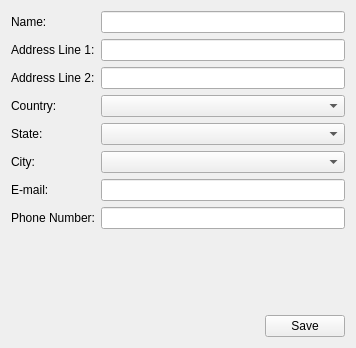
<?xml version="1.0" encoding="UTF-8"?>
<ui version="4.0">
 <class>Form</class>
 <widget class="QWidget" name="Form">
  <property name="geometry">
   <rect>
    <x>0</x>
    <y>0</y>
    <width>356</width>
    <height>348</height>
   </rect>
  </property>
  <property name="windowTitle">
   <string>Form</string>
  </property>
  <layout class="QVBoxLayout" name="verticalLayout">
   <item>
    <layout class="QFormLayout" name="formLayout">
     <item row="0" column="0">
      <widget class="QLabel" name="label">
       <property name="text">
        <string>Name:</string>
       </property>
      </widget>
     </item>
     <item row="0" column="1">
      <widget class="QLineEdit" name="nameLineEdit"/>
     </item>
     <item row="1" column="0">
      <widget class="QLabel" name="label_2">
       <property name="text">
        <string>Address Line 1:</string>
       </property>
      </widget>
     </item>
     <item row="1" column="1">
      <widget class="QLineEdit" name="addressLine2LineEdit"/>
     </item>
     <item row="2" column="0">
      <widget class="QLabel" name="label_3">
       <property name="text">
        <string>Address Line 2:</string>
       </property>
      </widget>
     </item>
     <item row="2" column="1">
      <widget class="QLineEdit" name="addressLine1LineEdit"/>
     </item>
     <item row="3" column="1">
      <widget class="QComboBox" name="countryComboBox"/>
     </item>
     <item row="3" column="0">
      <widget class="QLabel" name="label_4">
       <property name="text">
        <string>Country:</string>
       </property>
      </widget>
     </item>
     <item row="4" column="0">
      <widget class="QLabel" name="label_5">
       <property name="text">
        <string>State:</string>
       </property>
      </widget>
     </item>
     <item row="4" column="1">
      <widget class="QComboBox" name="stateComboBox"/>
     </item>
     <item row="5" column="0">
      <widget class="QLabel" name="label_6">
       <property name="text">
        <string>City:</string>
       </property>
      </widget>
     </item>
     <item row="5" column="1">
      <widget class="QComboBox" name="cityComboBox"/>
     </item>
     <item row="6" column="0">
      <widget class="QLabel" name="label_7">
       <property name="text">
        <string>E-mail:</string>
       </property>
      </widget>
     </item>
     <item row="6" column="1">
      <widget class="QLineEdit" name="emailLineEdit"/>
     </item>
     <item row="7" column="0">
      <widget class="QLabel" name="label_8">
       <property name="text">
        <string>Phone Number:</string>
       </property>
      </widget>
     </item>
     <item row="7" column="1">
      <widget class="QLineEdit" name="phoneNumberLineEdit"/>
     </item>
    </layout>
   </item>
   <item>
    <spacer name="verticalSpacer">
     <property name="orientation">
      <enum>Qt::Vertical</enum>
     </property>
     <property name="sizeHint" stdset="0">
      <size>
       <width>20</width>
       <height>44</height>
      </size>
     </property>
    </spacer>
   </item>
   <item>
    <layout class="QHBoxLayout" name="horizontalLayout">
     <item>
      <spacer name="horizontalSpacer">
       <property name="orientation">
        <enum>Qt::Horizontal</enum>
       </property>
       <property name="sizeHint" stdset="0">
        <size>
         <width>40</width>
         <height>20</height>
        </size>
       </property>
      </spacer>
     </item>
     <item>
      <widget class="QPushButton" name="saveBtn">
       <property name="text">
        <string>Save</string>
       </property>
      </widget>
     </item>
    </layout>
   </item>
  </layout>
 </widget>
 <resources/>
 <connections>
  <connection>
   <sender>saveBtn</sender>
   <signal>clicked()</signal>
   <receiver>Form</receiver>
   <slot>save()</slot>
   <hints>
    <hint type="sourcelabel">
     <x>293</x>
     <y>327</y>
    </hint>
    <hint type="destinationlabel">
     <x>251</x>
     <y>291</y>
    </hint>
   </hints>
  </connection>
  <connection>
   <sender>nameLineEdit</sender>
   <signal>returnPressed()</signal>
   <receiver>addressLine2LineEdit</receiver>
   <slot>setFocus()</slot>
   <hints>
    <hint type="sourcelabel">
     <x>107</x>
     <y>27</y>
    </hint>
    <hint type="destinationlabel">
     <x>112</x>
     <y>42</y>
    </hint>
   </hints>
  </connection>
  <connection>
   <sender>addressLine2LineEdit</sender>
   <signal>returnPressed()</signal>
   <receiver>addressLine1LineEdit</receiver>
   <slot>setFocus()</slot>
   <hints>
    <hint type="sourcelabel">
     <x>132</x>
     <y>60</y>
    </hint>
    <hint type="destinationlabel">
     <x>137</x>
     <y>77</y>
    </hint>
   </hints>
  </connection>
  <connection>
   <sender>addressLine1LineEdit</sender>
   <signal>returnPressed()</signal>
   <receiver>countryComboBox</receiver>
   <slot>setFocus()</slot>
   <hints>
    <hint type="sourcelabel">
     <x>156</x>
     <y>85</y>
    </hint>
    <hint type="destinationlabel">
     <x>156</x>
     <y>123</y>
    </hint>
   </hints>
  </connection>
  <connection>
   <sender>emailLineEdit</sender>
   <signal>returnPressed()</signal>
   <receiver>phoneNumberLineEdit</receiver>
   <slot>setFocus()</slot>
   <hints>
    <hint type="sourcelabel">
     <x>156</x>
     <y>206</y>
    </hint>
    <hint type="destinationlabel">
     <x>157</x>
     <y>240</y>
    </hint>
   </hints>
  </connection>
  <connection>
   <sender>phoneNumberLineEdit</sender>
   <signal>returnPressed()</signal>
   <receiver>saveBtn</receiver>
   <slot>click()</slot>
   <hints>
    <hint type="sourcelabel">
     <x>205</x>
     <y>246</y>
    </hint>
    <hint type="destinationlabel">
     <x>298</x>
     <y>328</y>
    </hint>
   </hints>
  </connection>
  <connection>
   <sender>stateComboBox</sender>
   <signal>currentIndexChanged(int)</signal>
   <receiver>Form</receiver>
   <slot>setCityModel()</slot>
   <hints>
    <hint type="sourcelabel">
     <x>148</x>
     <y>149</y>
    </hint>
    <hint type="destinationlabel">
     <x>149</x>
     <y>307</y>
    </hint>
   </hints>
  </connection>
  <connection>
   <sender>countryComboBox</sender>
   <signal>currentIndexChanged(int)</signal>
   <receiver>Form</receiver>
   <slot>setStateModel()</slot>
   <hints>
    <hint type="sourcelabel">
     <x>114</x>
     <y>116</y>
    </hint>
    <hint type="destinationlabel">
     <x>114</x>
     <y>307</y>
    </hint>
   </hints>
  </connection>
 </connections>
 <slots>
  <slot>save()</slot>
  <slot>setCityModel()</slot>
  <slot>setStateModel()</slot>
 </slots>
</ui>
